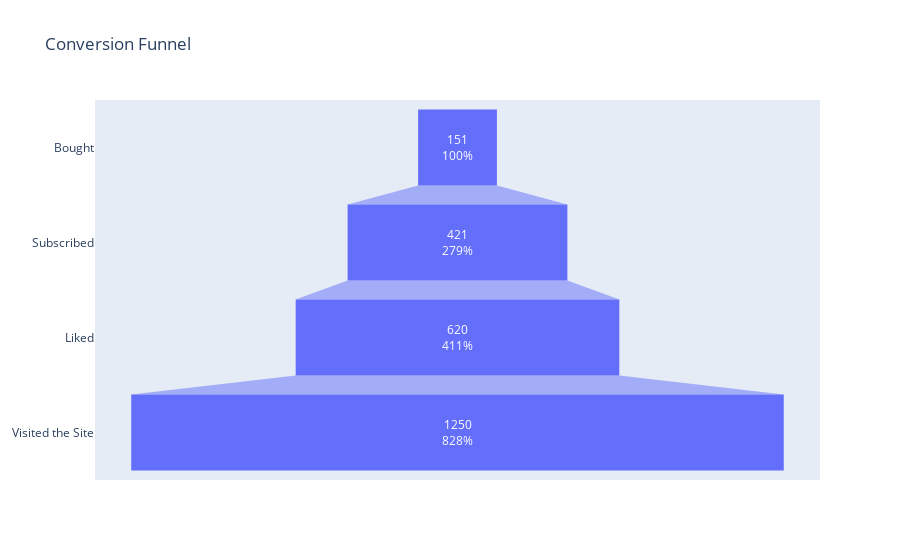

Notebook source saved alongside this figure:
### Markdown cell above
### 3.10. FUNNEL CHART

### Code cell
import plotly.graph_objects as go

INTERNSHIP = ['Visited the Site', 'Liked', 'Subscribed', 'Bought']
VALUES = [1250, 620, 421, 151]
TEXT_INFO = 'value + percent initial'
TITLE = 'Conversion Funnel'

INTERNSHIP.reverse()
VALUES.reverse()

fig = go.Figure(
    go.Funnel(
        y=INTERNSHIP,
        x=VALUES,
        textinfo=TEXT_INFO,
    )
)

fig.update_layout(title=TITLE)
fig.show()

### Figure 1 — Plotly figure (JSON) as saved in the notebook; plotly's stock layout.template omitted (floating-point values rounded to 4 significant figures)
{"data": [{"textinfo": "value+percent initial", "x": [151, 421, 620, 1250], "y": ["Bought", "Subscribed", "Liked", "Visited the Site"], "type": "funnel"}], "layout": {"title": {"text": "Conversion Funnel"}}}
